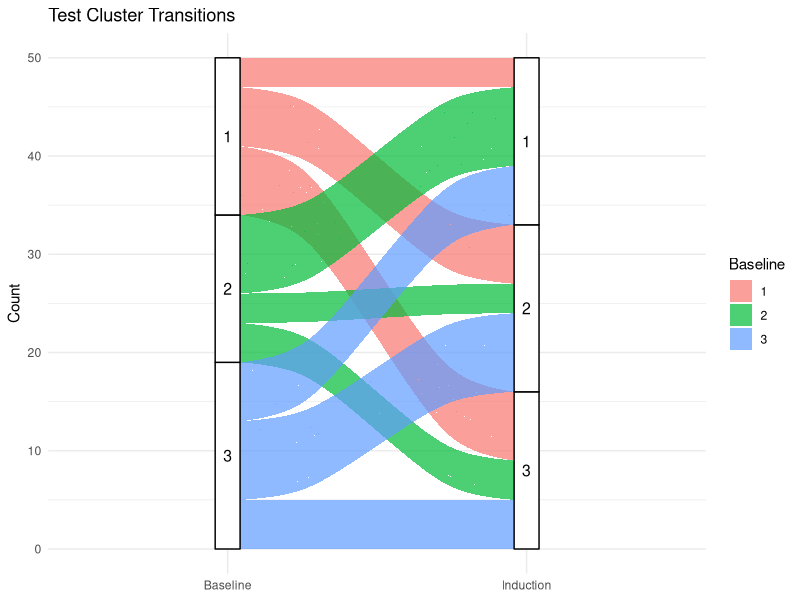

R code for this plot:
# Quick test script to verify basic functionality
cat("Testing R environment and basic visualization...\n")

# Test package installation
test_packages <- c("ggplot2", "ggalluvial")

for(pkg in test_packages) {
  if(!require(pkg, character.only = TRUE, quietly = TRUE)) {
    cat("Installing", pkg, "...\n")
    install.packages(pkg, repos = "https://cloud.r-project.org/", dependencies = TRUE, quiet = FALSE, lib = Sys.getenv("R_LIBS_USER"))
    library(pkg, character.only = TRUE, lib.loc = Sys.getenv("R_LIBS_USER"))
  }
  cat("✓", pkg, "loaded successfully\n")
}

# Create simple test data
set.seed(123)
n <- 50
test_data <- data.frame(
  base = sample(1:3, n, replace = TRUE),
  induc = sample(1:3, n, replace = TRUE)
)

# Create simple alluvial plot
cat("\nCreating test alluvial diagram...\n")

library(ggplot2)
library(ggalluvial)

p <- ggplot(test_data, 
            aes(axis1 = as.factor(base), axis2 = as.factor(induc))) +
  geom_alluvium(aes(fill = as.factor(base)), width = 1/12, alpha = 0.7) +
  geom_stratum(width = 1/12, fill = "white", color = "black") +
  geom_text(stat = "stratum", aes(label = after_stat(stratum)), size = 4) +
  scale_x_discrete(limits = c("base", "induc"),
                   labels = c("Baseline", "Induction")) +
  labs(title = "Test Cluster Transitions",
       y = "Count",
       fill = "Baseline") +
  theme_minimal()

# Save plot
if(!dir.exists("output")) dir.create("output")
ggsave("output/test_alluvial.png", plot = p, width = 8, height = 6)

cat("✓ Test alluvial diagram created: output/test_alluvial.png\n")
cat("\nTest completed successfully!\n")
